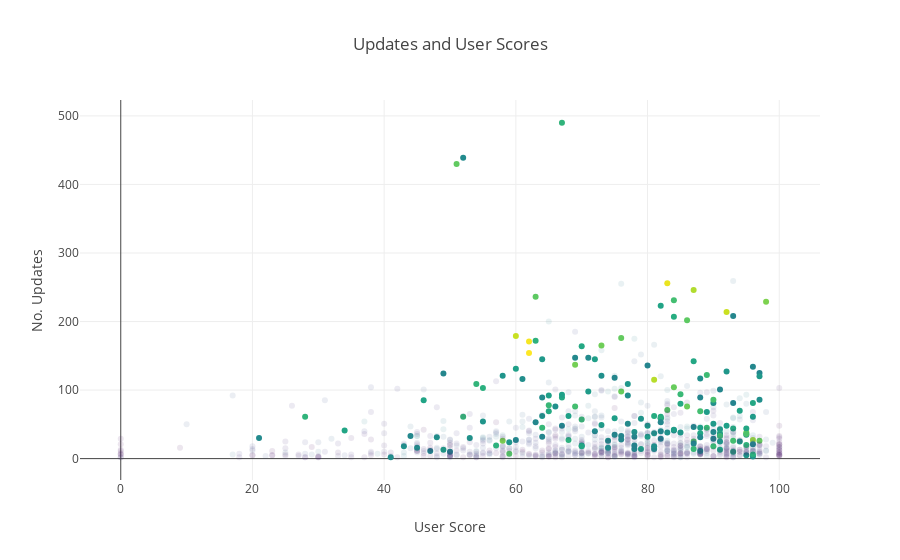
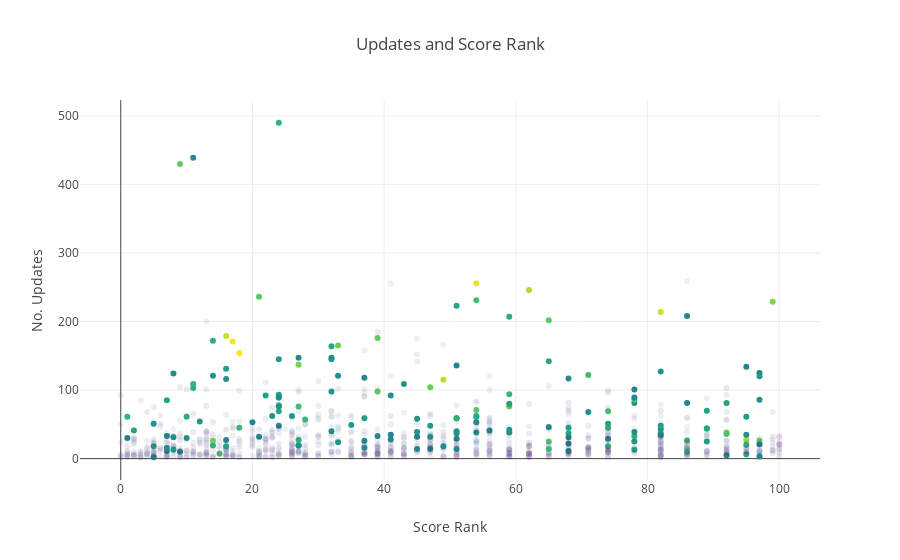

The notebook cell saved with these charts, in order:
### Markdown cell above
## 2

### Aim

Products that receive more updates also receive higher ratings - graded by review count, and compared with their score rank.

### Purpose

To see if the trend is more apparent in products that have a user score based on more opinions (and therefore more trustworthy).

### Investigation

Using an additional color dimension that is relative to a logarithm of the number of reviews, and further reducing the opacity of those below a threshold. Then, I plot the same chart using score rank instead.

### Code cell
user_score_update_count = json.load(open('./dumps/user-score-update-count.json'))

x = []
x2 = []
y = []
colors = []
opacities = []
tags = []

for item in user_score_update_count:
    x.append(item['user_score'])
    x2.append(item['score_rank'])
    y.append(item['update_count'])
    tags.append("Product Id: {0}, Total Reviews: {1}".format(
            item['product_id'],
            item['review_count']
        )
    )
    review_log = numpy.log2(item['review_count'])
    colors.append(
        review_log
    )
    if review_log < 10:
        opacities.append(0.1)
    else:
        opacities.append(1.0)
    
layout = go.Layout(
    title='Updates and User Scores',
    hovermode='closest',
    xaxis=dict(
        title="User Score"
    ),
    yaxis=dict(
        title="No. Updates"
    ),
    showlegend=False
) 
layout2 = go.Layout(
    title='Updates and Score Rank',
    hovermode='closest',
    xaxis=dict(
        title="Score Rank"
    ),
    yaxis=dict(
        title="No. Updates"
    ),
    showlegend=False
) 

data = [go.Scatter(
    x=x,
    y=y,
    mode='markers',
    marker=dict(
        color=colors,
        opacity=opacities,
        colorscale='Viridis'
    ),
    text=tags
)]
data2 = [go.Scatter(
    x=x2,
    y=y,
    mode='markers',
    marker=dict(
        color=colors,
        opacity=opacities,
        colorscale='Viridis'
    ),
    text=tags
)]

fig = go.Figure(data=data, layout=layout)
fig2 = go.Figure(data=data2, layout=layout2)
    
iplot(fig)
iplot(fig2)

### Figure 1 — Plotly figure (JSON) as saved in the notebook; plotly's stock layout.template omitted (floating-point values rounded to 4 significant figures; data arrays with more than 128 entries replaced by an {"elided": "..."} marker saying what was removed)
{"data": [{"marker": {"color": {"elided": "977 float values"}, "colorscale": "Viridis", "opacity": {"elided": "977 float values"}}, "mode": "markers", "text": {"elided": "977 str values"}, "type": "scatter", "x": {"elided": "977 int values"}, "y": {"elided": "977 int values"}}], "layout": {"hovermode": "closest", "showlegend": false, "title": "Updates and User Scores", "xaxis": {"title": "User Score"}, "yaxis": {"title": "No. Updates"}}}

### Figure 2 — Plotly figure (JSON) as saved in the notebook; plotly's stock layout.template omitted (floating-point values rounded to 4 significant figures; data arrays with more than 128 entries replaced by an {"elided": "..."} marker saying what was removed)
{"data": [{"marker": {"color": {"elided": "977 float values"}, "colorscale": "Viridis", "opacity": {"elided": "977 float values"}}, "mode": "markers", "text": {"elided": "977 str values"}, "type": "scatter", "x": {"elided": "977 mixed values"}, "y": {"elided": "977 int values"}}], "layout": {"hovermode": "closest", "showlegend": false, "title": "Updates and Score Rank", "xaxis": {"title": "Score Rank"}, "yaxis": {"title": "No. Updates"}}}
